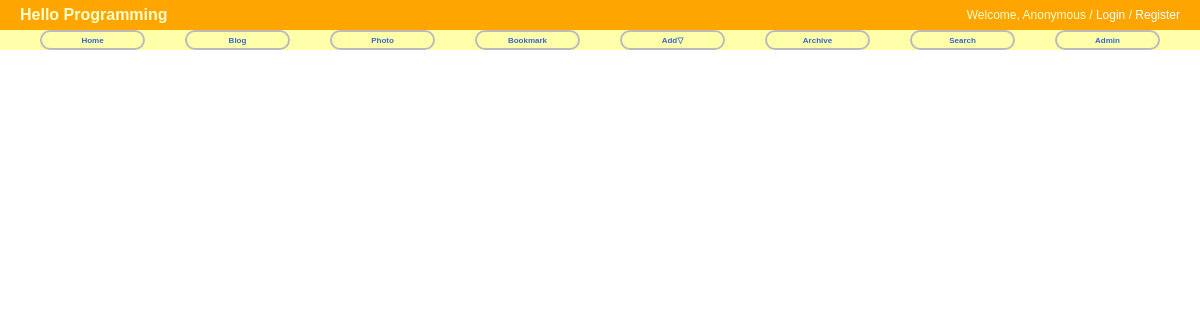
The page /photo/ on the database as committed earlier.
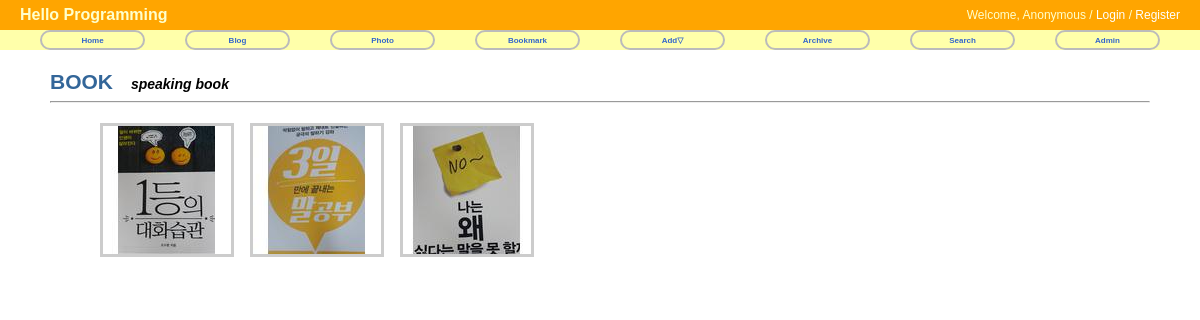
The same page on the database as committed later.
### photo/models.py (models this page shows, shortened)
@python_2_unicode_compatible
class Album(models.Model):
    name = models.CharField(max_length=50)
    description = models.CharField('One Line Description',max_length=100, blank=True)
    class Meta:
        ordering = ['name']

@python_2_unicode_compatible
class Photo(models.Model):
    album = models.ForeignKey(Album)
    title = models.CharField(max_length=50)
    image = ThumbnailImageField(upload_to='photo/%Y/%m')
    description = models.TextField('Photo Description',blank=True)
    upload_date = models.DateTimeField('Upload Date',auto_now_add=True)
    class Meta:
        ordering = ['title']
    def get_absolute_url(self):
        return reverse('photo:photo_detail',args=(self.id,))

### photo/views.py (the view)
class AlbumLV(ListView):
    model = Album

### photo/fields.py (called while the page is built)
def _add_thumb(s):
    parts = s.split(".")
    parts.insert(-1,"thumb")
    if parts[-1].lower() not in ['jpeg','jpg']:
        parts[-1] = 'jpg'
    return ".".join(parts)

    def _get_thumb_url(self):
        return _add_thumb(self.url)

### photo/templates/photo/album_list.html (shortened to what this page needs)
{% extends "base.html" %}
{% load staticfiles %}
{% block extrastyle %}{% static "photo/photo.css" %}{%endblock%}
{% block content %}
<div id="content">
  {% for item in object_list%}
    <div class="clear_float">
      <h2 style="display:inline"><a href="{% url 'photo:album_detail' item.id %}">{{item.name}}</a></h2>
      &emsp;<b><i>{{item.description}}</i></b>
    </div>
    <hr />
    <div class="album-list">
      {% for photo in item.photo_set.all|slice:":5" %}
        <div class="album-list-photo">
          <a href="{{photo.get_absolute_url}}"><img class="thumbnail" src="{{photo.image.thumb_url}}" /></a>
        </div>
      {% endfor%}
    </div>
  {% endfor%}
</div>
{% endblock%}

### blog/templates/base.html (shortened to what this page needs)
<!DOCTYPE html>
<html>
  <head>
    {% load staticfiles %}
    <link rel="stylesheet" type="text/css" href="{% static "css/base.css" %}" />
    <link rel="stylesheet" type="text/css" href="{% block extrastyle %}{% endblock %}"/>
  </head>
  <body>
    <div id="header">
      <h2 class="maintitle">Hello Programming</h2>
      {% if user.is_active %}
      <h4 class="welcome">Welcome, <strong>{%firstof user.get_short_name %}</strong> / <a href="{% url 'password_change'%}">Change Password</a> / <a href="{% url 'logout'%}">Logout</a></h4>
      {% else %}
      <h4 class="welcome">Welcome, Anonymous / <a href="{% url 'login'%}">Login</a> / <a href="{% url 'register'%}">Register</a></h4>
      {% endif %}
    </div>
    <div id="menu">
      <li><a href="{% url 'home'%}">Home</a></li>
      <li><a href="{% url 'blog:index'%}">Blog</a></li>
      <li><a href="{% url 'photo:index'%}">Photo</a></li>
      <li><a href="#">Bookmark</a></li>
      <li><a href="#">Add&bigtriangledown;</a>
    </li>
    <li><a href="{% url 'blog:post_archive'%}">Archive</a></li>
    <li><a href="{% url 'blog:search'%}">Search</a></li>
    <li><a href="{% url 'admin:index'%}">Admin</a></li>
    </div>
    {% block content %}{% endblock %}
  </body>
</html>

### static/css/base.css (style rules this page uses)
body { font-family: "Lucida Grande","Verdana","Arial","sans-serif"; font-size: 14px; }
div#header { position: absolute; top: 0px; left: 0px; height: 30px; width: 100%; display: table; background: orange; }
div#menu { position: absolute; top: 30px; left: 0px; height: 20px; width: 100%; display: table; table-layout: fixed; border-spacing: 40px 0px; background: #ffa; font-size: 8px; }
div#content { position: absolute; top: 70px; left: 50px; right: 50px; }
.maintitle { display: table-cell; vertical-align: middle; padding-left: 20px; color: #ffc; font-weight: bold; font-size: 16px; }
.welcome { display: table-cell; vertical-align: middle; text-align: right; padding-right: 20px; color: #ffc; font-weight: normal; font-size: 12px; }
.welcome a:link, .welcome a:visited { color:white; }
div#menu a:link, div#menu a:visited { color: #36c; }
div#menu > li { display: table-cell; vertical-align: middle; border: 2px solid #bbb; border-radius: 25px; text-align: center; font-weight: bold; }
a:link, a:visited { color: #369; text-decoration: none; }

### photo/static/photo/photo.css (style rules this page uses)
div.album-list { margin:20px 50px; }
div.album-list-photo { float :left; width: 150px; height: 180px; }
img.thumbnail { border:3px solid #ccc; }
div.clear_float { clear: both; }

Rows that differ between the two databases and show on the page:
added Album: name "BOOK", description "speaking book"
added Photo: shows a picture
added Photo: shows a picture
added Photo: shows a picture
